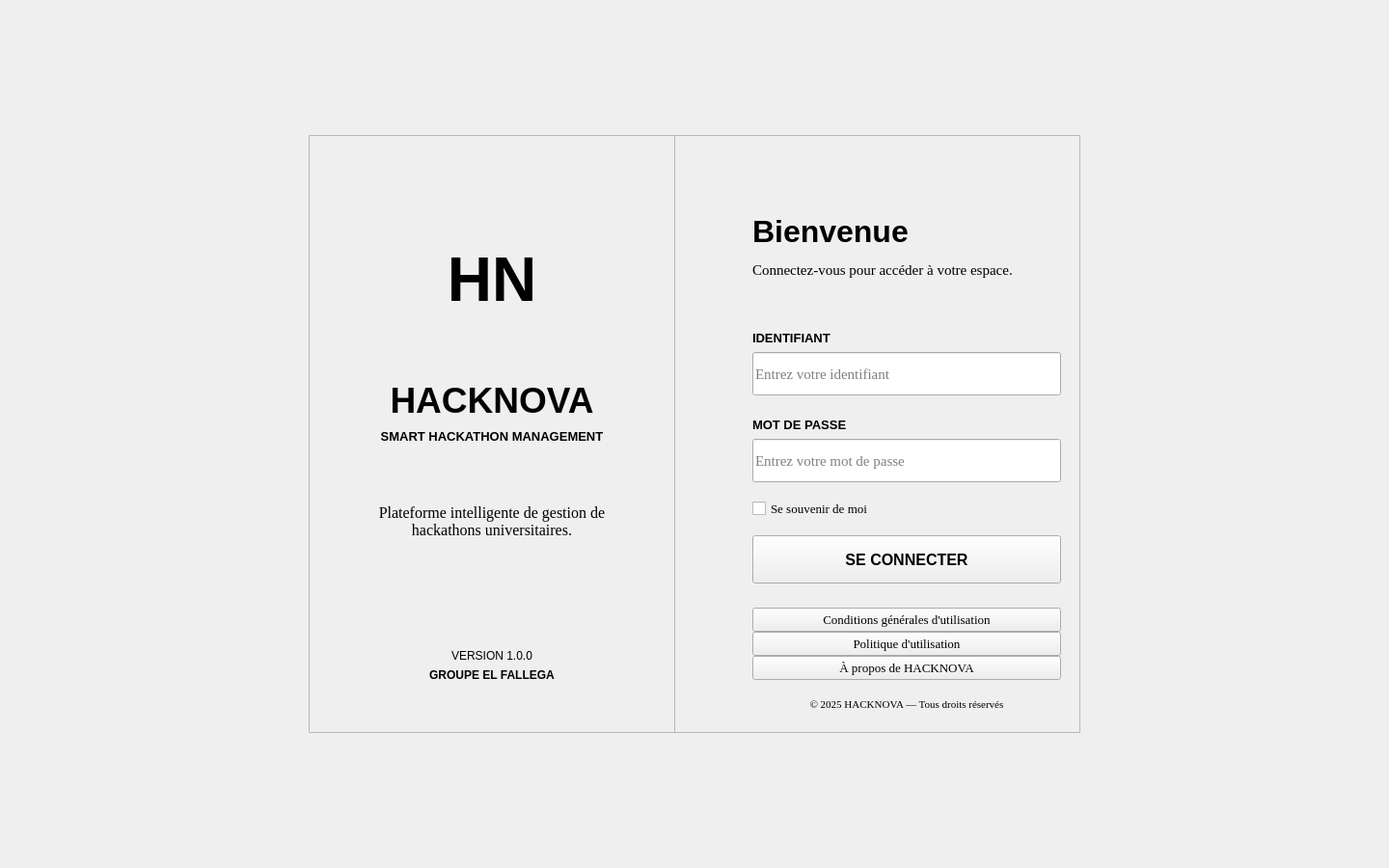
<?xml version="1.0" encoding="UTF-8"?>
<ui version="4.0">
 <class>integration</class>
 <widget class="QMainWindow" name="integration">
  <property name="geometry">
   <rect><x>0</x><y>0</y><width>1440</width><height>900</height></rect>
  </property>
  <property name="minimumSize">
   <size><width>1280</width><height>720</height></size>
  </property>
  <property name="windowTitle">
   <string>HACKNOVA — Smart Hackathon Management</string>
  </property>
  <widget class="QWidget" name="centralWidget">
   <widget class="QStackedWidget" name="stackedWidget">
    <property name="geometry">
     <rect><x>0</x><y>0</y><width>1440</width><height>900</height></rect>
    </property>
    <property name="currentIndex"><number>0</number></property>

    <widget class="QWidget" name="pageLogin">
     <widget class="QFrame" name="frameLoginCard">
      <property name="geometry">
       <rect><x>320</x><y>140</y><width>800</width><height>620</height></rect>
      </property>
      <property name="frameShape"><enum>QFrame::Shape::StyledPanel</enum></property>
      <property name="frameShadow"><enum>QFrame::Shadow::Raised</enum></property>
     </widget>
     <widget class="QFrame" name="frameLoginBrand">
      <property name="geometry">
       <rect><x>320</x><y>140</y><width>380</width><height>620</height></rect>
      </property>
      <property name="frameShape"><enum>QFrame::Shape::StyledPanel</enum></property>
      <property name="frameShadow"><enum>QFrame::Shadow::Raised</enum></property>
     </widget>
     <widget class="QLabel" name="labelLoginLogo">
      <property name="geometry">
       <rect><x>440</x><y>220</y><width>140</width><height>140</height></rect>
      </property>
      <property name="font">
       <font><family>Arial</family><pointsize>48</pointsize><bold>true</bold></font>
      </property>
      <property name="text"><string>HN</string></property>
      <property name="alignment"><set>Qt::AlignmentFlag::AlignCenter</set></property>
     </widget>
     <widget class="QLabel" name="labelLoginBrandTitle">
      <property name="geometry">
       <rect><x>340</x><y>390</y><width>340</width><height>50</height></rect>
      </property>
      <property name="font">
       <font><family>Arial</family><pointsize>28</pointsize><bold>true</bold></font>
      </property>
      <property name="text"><string>HACKNOVA</string></property>
      <property name="alignment"><set>Qt::AlignmentFlag::AlignCenter</set></property>
     </widget>
     <widget class="QLabel" name="labelLoginBrandSub">
      <property name="geometry">
       <rect><x>340</x><y>440</y><width>340</width><height>25</height></rect>
      </property>
      <property name="font">
       <font><family>Arial</family><pointsize>10</pointsize><bold>true</bold></font>
      </property>
      <property name="text"><string>SMART HACKATHON MANAGEMENT</string></property>
      <property name="alignment"><set>Qt::AlignmentFlag::AlignCenter</set></property>
     </widget>
     <widget class="QLabel" name="labelLoginBrandSlogan">
      <property name="geometry">
       <rect><x>360</x><y>500</y><width>300</width><height>80</height></rect>
      </property>
      <property name="font">
       <font><family>Times New Roman</family><pointsize>12</pointsize></font>
      </property>
      <property name="text">
       <string>Plateforme intelligente de gestion de hackathons universitaires.</string>
      </property>
      <property name="alignment"><set>Qt::AlignmentFlag::AlignCenter</set></property>
      <property name="wordWrap"><bool>true</bool></property>
     </widget>
     <widget class="QLabel" name="labelLoginBrandVersion">
      <property name="geometry">
       <rect><x>420</x><y>670</y><width>180</width><height>20</height></rect>
      </property>
      <property name="font">
       <font><family>Arial</family><pointsize>9</pointsize></font>
      </property>
      <property name="text"><string>VERSION 1.0.0</string></property>
      <property name="alignment"><set>Qt::AlignmentFlag::AlignCenter</set></property>
     </widget>
     <widget class="QLabel" name="labelLoginBrandTeam">
      <property name="geometry">
       <rect><x>420</x><y>690</y><width>180</width><height>20</height></rect>
      </property>
      <property name="font">
       <font><family>Arial</family><pointsize>9</pointsize><bold>true</bold></font>
      </property>
      <property name="text"><string>GROUPE EL FALLEGA</string></property>
      <property name="alignment"><set>Qt::AlignmentFlag::AlignCenter</set></property>
     </widget>
     <widget class="QLabel" name="labelLoginTitle">
      <property name="geometry">
       <rect><x>780</x><y>220</y><width>280</width><height>40</height></rect>
      </property>
      <property name="font">
       <font><family>Arial</family><pointsize>24</pointsize><bold>true</bold></font>
      </property>
      <property name="text"><string>Bienvenue</string></property>
     </widget>
     <widget class="QLabel" name="labelLoginSub">
      <property name="geometry">
       <rect><x>780</x><y>265</y><width>320</width><height>30</height></rect>
      </property>
      <property name="font">
       <font><family>Times New Roman</family><pointsize>11</pointsize></font>
      </property>
      <property name="text"><string>Connectez-vous pour accéder à votre espace.</string></property>
      <property name="wordWrap"><bool>true</bool></property>
     </widget>
     <widget class="QLabel" name="labelLoginField">
      <property name="geometry">
       <rect><x>780</x><y>340</y><width>200</width><height>20</height></rect>
      </property>
      <property name="font">
       <font><family>Arial</family><pointsize>10</pointsize><bold>true</bold></font>
      </property>
      <property name="text"><string>IDENTIFIANT</string></property>
     </widget>
     <widget class="QLineEdit" name="lineEditIdentifiant">
      <property name="geometry">
       <rect><x>780</x><y>365</y><width>320</width><height>45</height></rect>
      </property>
      <property name="font">
       <font><family>Times New Roman</family><pointsize>11</pointsize></font>
      </property>
      <property name="placeholderText"><string>Entrez votre identifiant</string></property>
     </widget>
     <widget class="QLabel" name="labelLoginField2">
      <property name="geometry">
       <rect><x>780</x><y>430</y><width>200</width><height>20</height></rect>
      </property>
      <property name="font">
       <font><family>Arial</family><pointsize>10</pointsize><bold>true</bold></font>
      </property>
      <property name="text"><string>MOT DE PASSE</string></property>
     </widget>
     <widget class="QLineEdit" name="lineEditMotDePasse">
      <property name="geometry">
       <rect><x>780</x><y>455</y><width>320</width><height>45</height></rect>
      </property>
      <property name="font">
       <font><family>Times New Roman</family><pointsize>11</pointsize></font>
      </property>
      <property name="echoMode"><enum>QLineEdit::EchoMode::Password</enum></property>
      <property name="placeholderText"><string>Entrez votre mot de passe</string></property>
     </widget>
     <widget class="QCheckBox" name="checkBoxSouvenir">
      <property name="geometry">
       <rect><x>780</x><y>515</y><width>200</width><height>25</height></rect>
      </property>
      <property name="font">
       <font><family>Times New Roman</family><pointsize>10</pointsize></font>
      </property>
      <property name="text"><string>Se souvenir de moi</string></property>
     </widget>
     <widget class="QPushButton" name="pushButtonConnexion">
      <property name="geometry">
       <rect><x>780</x><y>555</y><width>320</width><height>50</height></rect>
      </property>
      <property name="font">
       <font><family>Arial</family><pointsize>12</pointsize><bold>true</bold></font>
      </property>
      <property name="cursor"><cursorShape>PointingHandCursor</cursorShape></property>
      <property name="text"><string>SE CONNECTER</string></property>
     </widget>
     <widget class="QPushButton" name="pushButtonCGU">
      <property name="geometry">
       <rect><x>780</x><y>630</y><width>320</width><height>25</height></rect>
      </property>
      <property name="font">
       <font><family>Times New Roman</family><pointsize>10</pointsize></font>
      </property>
      <property name="cursor"><cursorShape>PointingHandCursor</cursorShape></property>
      <property name="text"><string>Conditions générales d'utilisation</string></property>
     </widget>
     <widget class="QPushButton" name="pushButtonPolitique">
      <property name="geometry">
       <rect><x>780</x><y>655</y><width>320</width><height>25</height></rect>
      </property>
      <property name="font">
       <font><family>Times New Roman</family><pointsize>10</pointsize></font>
      </property>
      <property name="cursor"><cursorShape>PointingHandCursor</cursorShape></property>
      <property name="text"><string>Politique d'utilisation</string></property>
     </widget>
     <widget class="QPushButton" name="pushButtonAPropos">
      <property name="geometry">
       <rect><x>780</x><y>680</y><width>320</width><height>25</height></rect>
      </property>
      <property name="font">
       <font><family>Times New Roman</family><pointsize>10</pointsize></font>
      </property>
      <property name="cursor"><cursorShape>PointingHandCursor</cursorShape></property>
      <property name="text"><string>À propos de HACKNOVA</string></property>
     </widget>
     <widget class="QLabel" name="labelLoginFooter">
      <property name="geometry">
       <rect><x>780</x><y>720</y><width>320</width><height>20</height></rect>
      </property>
      <property name="font">
       <font><family>Times New Roman</family><pointsize>8</pointsize></font>
      </property>
      <property name="text"><string>© 2025 HACKNOVA — Tous droits réservés</string></property>
      <property name="alignment"><set>Qt::AlignmentFlag::AlignCenter</set></property>
     </widget>
    </widget>

    <widget class="QWidget" name="pageSalles">
     <widget class="QScrollArea" name="scrollSalles">
      <property name="geometry">
       <rect><x>0</x><y>0</y><width>1440</width><height>900</height></rect>
      </property>
      <property name="frameShape"><enum>QFrame::Shape::NoFrame</enum></property>
      <property name="verticalScrollBarPolicy"><enum>Qt::ScrollBarPolicy::ScrollBarAsNeeded</enum></property>
      <property name="horizontalScrollBarPolicy"><enum>Qt::ScrollBarPolicy::ScrollBarAlwaysOff</enum></property>
      <property name="widgetResizable"><bool>false</bool></property>
      <widget class="QWidget" name="scrollSallesContent">
       <property name="geometry">
        <rect><x>0</x><y>0</y><width>1420</width><height>1000</height></rect>
       </property>

       <widget class="QFrame" name="frameNavbar">
        <property name="geometry">
         <rect><x>9</x><y>10</y><width>1401</width><height>76</height></rect>
        </property>
        <property name="frameShape"><enum>QFrame::Shape::StyledPanel</enum></property>
        <property name="frameShadow"><enum>QFrame::Shadow::Raised</enum></property>
        <widget class="QLabel" name="labelNavLogo">
         <property name="geometry">
          <rect><x>10</x><y>10</y><width>61</width><height>61</height></rect>
         </property>
         <property name="font">
          <font><family>Arial</family><pointsize>13</pointsize><bold>true</bold></font>
         </property>
         <property name="text"><string/></property>
         <property name="alignment"><set>Qt::AlignmentFlag::AlignCenter</set></property>
        </widget>
       </widget>
       <widget class="QLabel" name="labelNavBrand">
        <property name="geometry">
         <rect><x>90</x><y>20</y><width>140</width><height>28</height></rect>
        </property>
        <property name="font">
         <font><family>Arial</family><pointsize>13</pointsize><bold>true</bold></font>
        </property>
        <property name="text"><string>HACKNOVA</string></property>
       </widget>
       <widget class="QLabel" name="labelNavSub">
        <property name="geometry">
         <rect><x>90</x><y>50</y><width>140</width><height>18</height></rect>
        </property>
        <property name="font">
         <font><family>Arial</family><pointsize>8</pointsize><bold>true</bold></font>
        </property>
        <property name="text"><string>SMART HACKATHON</string></property>
       </widget>

       <widget class="QPushButton" name="btnDashboard">
        <property name="geometry">
         <rect><x>230</x><y>30</y><width>130</width><height>40</height></rect>
        </property>
        <property name="font">
         <font><family>Arial</family><pointsize>8</pointsize><bold>true</bold></font>
        </property>
        <property name="cursor"><cursorShape>PointingHandCursor</cursorShape></property>
        <property name="text"><string>TABLEAU DE BORD</string></property>
       </widget>
       <widget class="QPushButton" name="btnEmployes">
        <property name="geometry">
         <rect><x>370</x><y>30</y><width>100</width><height>40</height></rect>
        </property>
        <property name="font">
         <font><family>Arial</family><pointsize>8</pointsize><bold>true</bold></font>
        </property>
        <property name="cursor"><cursorShape>PointingHandCursor</cursorShape></property>
        <property name="text"><string>👤 EMPLOYÉS</string></property>
       </widget>
       <widget class="QPushButton" name="btnSalles">
        <property name="geometry">
         <rect><x>480</x><y>30</y><width>100</width><height>40</height></rect>
        </property>
        <property name="font">
         <font><family>Arial</family><pointsize>8</pointsize><bold>true</bold></font>
        </property>
        <property name="cursor"><cursorShape>PointingHandCursor</cursorShape></property>
        <property name="text"><string>🏛 SALLES</string></property>
       </widget>
       <widget class="QPushButton" name="btnEvaluateurs">
        <property name="geometry">
         <rect><x>590</x><y>30</y><width>130</width><height>40</height></rect>
        </property>
        <property name="font">
         <font><family>Arial</family><pointsize>8</pointsize><bold>true</bold></font>
        </property>
        <property name="cursor"><cursorShape>PointingHandCursor</cursorShape></property>
        <property name="text"><string>📊 ÉVALUATEURS</string></property>
       </widget>
       <widget class="QPushButton" name="btnParticipants">
        <property name="geometry">
         <rect><x>730</x><y>30</y><width>130</width><height>40</height></rect>
        </property>
        <property name="font">
         <font><family>Arial</family><pointsize>8</pointsize><bold>true</bold></font>
        </property>
        <property name="cursor"><cursorShape>PointingHandCursor</cursorShape></property>
        <property name="text"><string>👥 PARTICIPANTS</string></property>
       </widget>
       <widget class="QPushButton" name="btnSponsors">
        <property name="geometry">
         <rect><x>870</x><y>30</y><width>110</width><height>40</height></rect>
        </property>
        <property name="font">
         <font><family>Arial</family><pointsize>8</pointsize><bold>true</bold></font>
        </property>
        <property name="cursor"><cursorShape>PointingHandCursor</cursorShape></property>
        <property name="text"><string>🤝 SPONSORS</string></property>
       </widget>
       <widget class="QPushButton" name="btnProjets">
        <property name="geometry">
         <rect><x>990</x><y>30</y><width>100</width><height>40</height></rect>
        </property>
        <property name="font">
         <font><family>Arial</family><pointsize>8</pointsize><bold>true</bold></font>
        </property>
        <property name="cursor"><cursorShape>PointingHandCursor</cursorShape></property>
        <property name="text"><string>💡 PROJETS</string></property>
       </widget>
       <widget class="QPushButton" name="btnNotifications">
        <property name="geometry">
         <rect><x>1100</x><y>30</y><width>110</width><height>40</height></rect>
        </property>
        <property name="font">
         <font><family>Arial</family><pointsize>8</pointsize><bold>true</bold></font>
        </property>
        <property name="cursor"><cursorShape>PointingHandCursor</cursorShape></property>
        <property name="text"><string>NOTIFICATIONS</string></property>
       </widget>
       <widget class="QPushButton" name="btnProfil">
        <property name="geometry">
         <rect><x>1215</x><y>30</y><width>80</width><height>40</height></rect>
        </property>
        <property name="font">
         <font><family>Arial</family><pointsize>8</pointsize><bold>true</bold></font>
        </property>
        <property name="cursor"><cursorShape>PointingHandCursor</cursorShape></property>
        <property name="text"><string>PROFIL</string></property>
       </widget>
       <widget class="QPushButton" name="btnDeconnexion">
        <property name="geometry">
         <rect><x>1300</x><y>30</y><width>101</width><height>40</height></rect>
        </property>
        <property name="font">
         <font><family>Arial</family><pointsize>8</pointsize><bold>true</bold></font>
        </property>
        <property name="cursor"><cursorShape>PointingHandCursor</cursorShape></property>
        <property name="text"><string>DÉCONNEXION</string></property>
       </widget>

       <widget class="QLabel" name="labelTitleSalles">
        <property name="geometry">
         <rect><x>10</x><y>100</y><width>600</width><height>36</height></rect>
        </property>
        <property name="font">
         <font><family>Arial</family><pointsize>18</pointsize><bold>true</bold></font>
        </property>
        <property name="text"><string>🏛 Gestion des salles</string></property>
       </widget>
       <widget class="QLabel" name="labelSubSalles">
        <property name="geometry">
         <rect><x>20</x><y>140</y><width>800</width><height>22</height></rect>
        </property>
        <property name="font">
         <font><family>Times New Roman</family><pointsize>11</pointsize></font>
        </property>
        <property name="text"><string>Planifiez et optimisez les espaces du hackathon</string></property>
       </widget>

       <widget class="QFrame" name="cardFormSalles">
        <property name="geometry">
         <rect><x>10</x><y>170</y><width>1391</width><height>181</height></rect>
        </property>
        <property name="frameShape"><enum>QFrame::Shape::StyledPanel</enum></property>
        <property name="frameShadow"><enum>QFrame::Shadow::Raised</enum></property>
       </widget>
       <widget class="QLabel" name="labelFormTitleSalles">
        <property name="geometry">
         <rect><x>30</x><y>180</y><width>500</width><height>25</height></rect>
        </property>
        <property name="font">
         <font><family>Arial</family><pointsize>13</pointsize><bold>true</bold></font>
        </property>
        <property name="text"><string>Ajouter une salle</string></property>
       </widget>

       <widget class="QLabel" name="lblSalleID">
        <property name="geometry">
         <rect><x>50</x><y>220</y><width>120</width><height>18</height></rect>
        </property>
        <property name="font">
         <font><family>Arial</family><pointsize>9</pointsize><bold>true</bold></font>
        </property>
        <property name="text"><string>ID SALLE</string></property>
       </widget>
       <widget class="QLineEdit" name="lineEditSalleID">
        <property name="geometry">
         <rect><x>40</x><y>240</y><width>150</width><height>40</height></rect>
        </property>
        <property name="readOnly"><bool>true</bool></property>
        <property name="placeholderText"><string>Auto</string></property>
       </widget>

       <widget class="QLabel" name="lblSalleNom">
        <property name="geometry">
         <rect><x>230</x><y>220</y><width>120</width><height>18</height></rect>
        </property>
        <property name="font">
         <font><family>Arial</family><pointsize>9</pointsize><bold>true</bold></font>
        </property>
        <property name="text"><string>NOM SALLE</string></property>
       </widget>
       <widget class="QLineEdit" name="lineEditSalleNom">
        <property name="geometry">
         <rect><x>230</x><y>240</y><width>220</width><height>40</height></rect>
        </property>
        <property name="placeholderText"><string>Nom de la salle</string></property>
       </widget>

       <widget class="QLabel" name="lblSalleCapacite">
        <property name="geometry">
         <rect><x>480</x><y>220</y><width>120</width><height>18</height></rect>
        </property>
        <property name="font">
         <font><family>Arial</family><pointsize>9</pointsize><bold>true</bold></font>
        </property>
        <property name="text"><string>CAPACITÉ</string></property>
       </widget>
       <widget class="QSpinBox" name="spinBoxSalleCapacite">
        <property name="geometry">
         <rect><x>480</x><y>240</y><width>150</width><height>40</height></rect>
        </property>
        <property name="maximum"><number>9999</number></property>
       </widget>

       <widget class="QLabel" name="lblSalleType">
        <property name="geometry">
         <rect><x>660</x><y>220</y><width>140</width><height>18</height></rect>
        </property>
        <property name="font">
         <font><family>Arial</family><pointsize>9</pointsize><bold>true</bold></font>
        </property>
        <property name="text"><string>TYPE SALLE</string></property>
       </widget>
       <widget class="QComboBox" name="comboBoxSalleType">
        <property name="geometry">
         <rect><x>660</x><y>240</y><width>220</width><height>40</height></rect>
        </property>
        <item><property name="text"><string>Salle informatique</string></property></item>
        <item><property name="text"><string>Salle de réunion</string></property></item>
        <item><property name="text"><string>Salle conférence</string></property></item>
        <item><property name="text"><string>Laboratoire</string></property></item>
        <item><property name="text"><string>Autre</string></property></item>
       </widget>

       <widget class="QLabel" name="lblSalleDispo">
        <property name="geometry">
         <rect><x>900</x><y>220</y><width>140</width><height>18</height></rect>
        </property>
        <property name="font">
         <font><family>Arial</family><pointsize>9</pointsize><bold>true</bold></font>
        </property>
        <property name="text"><string>DISPONIBILITÉ</string></property>
       </widget>
       <widget class="QComboBox" name="comboBoxSalleDispo">
        <property name="geometry">
         <rect><x>900</x><y>240</y><width>200</width><height>40</height></rect>
        </property>
        <item><property name="text"><string>Disponible</string></property></item>
        <item><property name="text"><string>Occupée</string></property></item>
        <item><property name="text"><string>Maintenance</string></property></item>
       </widget>

       <widget class="QPushButton" name="btnAjouterSalle">
        <property name="geometry">
         <rect><x>40</x><y>300</y><width>120</width><height>40</height></rect>
        </property>
        <property name="font">
         <font><family>Arial</family><pointsize>10</pointsize><bold>true</bold></font>
        </property>
        <property name="cursor"><cursorShape>PointingHandCursor</cursorShape></property>
        <property name="text"><string>AJOUTER</string></property>
       </widget>
       <widget class="QPushButton" name="btnAnnuler">
        <property name="geometry">
         <rect><x>180</x><y>300</y><width>120</width><height>40</height></rect>
        </property>
        <property name="font">
         <font><family>Arial</family><pointsize>10</pointsize><bold>true</bold></font>
        </property>
        <property name="cursor"><cursorShape>PointingHandCursor</cursorShape></property>
        <property name="text"><string>ANNULER</string></property>
       </widget>

       <widget class="QLineEdit" name="lineEdit_2">
        <property name="geometry">
         <rect><x>10</x><y>360</y><width>351</width><height>51</height></rect>
        </property>
        <property name="placeholderText"><string>Rechercher une salle</string></property>
       </widget>
       <widget class="QPushButton" name="btnRechercherSalle">
        <property name="geometry">
         <rect><x>380</x><y>360</y><width>130</width><height>51</height></rect>
        </property>
        <property name="font">
         <font><family>Arial</family><pointsize>10</pointsize><bold>true</bold></font>
        </property>
        <property name="cursor"><cursorShape>PointingHandCursor</cursorShape></property>
        <property name="text"><string>RECHERCHER</string></property>
       </widget>
       <widget class="QPushButton" name="btnTrierSalle">
        <property name="geometry">
         <rect><x>530</x><y>359</y><width>120</width><height>51</height></rect>
        </property>
        <property name="font">
         <font><family>Arial</family><pointsize>10</pointsize><bold>true</bold></font>
        </property>
        <property name="cursor"><cursorShape>PointingHandCursor</cursorShape></property>
        <property name="text"><string>TRIER</string></property>
       </widget>
       <widget class="QPushButton" name="btnExporterSalle">
        <property name="geometry">
         <rect><x>670</x><y>359</y><width>130</width><height>51</height></rect>
        </property>
        <property name="font">
         <font><family>Arial</family><pointsize>10</pointsize><bold>true</bold></font>
        </property>
        <property name="cursor"><cursorShape>PointingHandCursor</cursorShape></property>
        <property name="text"><string>EXPORTER</string></property>
       </widget>

       <widget class="QFrame" name="cardTableSalles">
        <property name="geometry">
         <rect><x>10</x><y>420</y><width>801</width><height>461</height></rect>
        </property>
        <property name="frameShape"><enum>QFrame::Shape::StyledPanel</enum></property>
        <property name="frameShadow"><enum>QFrame::Shadow::Raised</enum></property>
        <widget class="QTableWidget" name="tableSalles">
         <property name="geometry">
          <rect><x>20</x><y>50</y><width>761</width><height>391</height></rect>
         </property>
         <property name="editTriggers">
          <set>QAbstractItemView::EditTrigger::NoEditTriggers</set>
         </property>
         <property name="selectionBehavior">
          <enum>QAbstractItemView::SelectionBehavior::SelectRows</enum>
         </property>
         <column><property name="text"><string>ID</string></property></column>
         <column><property name="text"><string>Nom</string></property></column>
         <column><property name="text"><string>Capacité</string></property></column>
         <column><property name="text"><string>Type</string></property></column>
         <column><property name="text"><string>Disponibilité</string></property></column>
         <column><property name="text"><string>Action</string></property></column>
        </widget>
        <widget class="QLabel" name="labelTableTitleSalles">
         <property name="geometry">
          <rect><x>20</x><y>10</y><width>500</width><height>25</height></rect>
         </property>
         <property name="font">
          <font><family>Arial</family><pointsize>13</pointsize><bold>true</bold></font>
         </property>
         <property name="text"><string>Liste des salles</string></property>
        </widget>
       </widget>

       <widget class="QFrame" name="frameAffectation_2">
        <property name="geometry">
         <rect><x>830</x><y>420</y><width>571</width><height>220</height></rect>
        </property>
        <property name="frameShape"><enum>QFrame::Shape::Box</enum></property>
        <property name="frameShadow"><enum>QFrame::Shadow::Raised</enum></property>
        <layout class="QVBoxLayout" name="verticalLayout_2">
         <property name="spacing"><number>10</number></property>
         <property name="leftMargin"><number>15</number></property>
         <property name="topMargin"><number>15</number></property>
         <property name="rightMargin"><number>15</number></property>
         <property name="bottomMargin"><number>15</number></property>
         <item>
          <widget class="QLabel" name="lblTitreAffect_2">
           <property name="font">
            <font><pointsize>11</pointsize><bold>true</bold></font>
           </property>
           <property name="text">
            <string>Affectation intelligente des salles · Automatique</string>
           </property>
           <property name="alignment"><set>Qt::AlignmentFlag::AlignCenter</set></property>
          </widget>
         </item>
         <item>
          <widget class="QLabel" name="lblDescAffect_2">
           <property name="text">
            <string>  Proposer la meilleure salle selon l'effectif
  Détecter les conflits de créneaux
  Réaffecter automatiquement en cas de maintenance</string>
           </property>
           <property name="wordWrap"><bool>true</bool></property>
          </widget>
         </item>
         <item>
          <widget class="QFrame" name="frameSaisieAffect_2">
           <property name="frameShape"><enum>QFrame::Shape::Box</enum></property>
           <layout class="QHBoxLayout" name="horizontalLayout_2">
            <item>
             <widget class="QLineEdit" name="leEffectif_2">
              <property name="placeholderText">
               <string>Effectif de l'équipe (ex. 6)</string>
              </property>
             </widget>
            </item>
            <item>
             <widget class="QPushButton" name="btnSuggerer_2">
              <property name="text"><string>Suggérer</string></property>
             </widget>
            </item>
           </layout>
          </widget>
         </item>
        </layout>
       </widget>

       <widget class="QFrame" name="frameQR_4">
        <property name="geometry">
         <rect><x>830</x><y>650</y><width>571</width><height>220</height></rect>
        </property>
        <property name="frameShape"><enum>QFrame::Shape::Box</enum></property>
        <property name="frameShadow"><enum>QFrame::Shadow::Raised</enum></property>
        <layout class="QVBoxLayout" name="verticalLayout_5">
         <property name="spacing"><number>10</number></property>
         <property name="leftMargin"><number>15</number></property>
         <property name="topMargin"><number>15</number></property>
         <property name="rightMargin"><number>15</number></property>
         <property name="bottomMargin"><number>15</number></property>
         <item>
          <widget class="QLabel" name="lblTitreQR_4">
           <property name="font">
            <font><pointsize>11</pointsize><bold>true</bold></font>
           </property>
           <property name="text">
            <string>QR Code · Accès et présence</string>
           </property>
           <property name="alignment"><set>Qt::AlignmentFlag::AlignCenter</set></property>
          </widget>
         </item>
         <item>
          <widget class="QLabel" name="lblDescQR_4">
           <property name="text">
            <string>Générer le QR code de chaque salle
Vérifier l'accès et la présence des équipes
Suivre l'occupation en temps réel</string>
           </property>
           <property name="wordWrap"><bool>true</bool></property>
          </widget>
         </item>
         <item>
          <widget class="QFrame" name="frameSaisieQR_4">
           <property name="frameShape"><enum>QFrame::Shape::Box</enum></property>
           <layout class="QHBoxLayout" name="horizontalLayout_5">
            <item>
             <widget class="QLineEdit" name="leCodeQR_4">
              <property name="placeholderText">
               <string>Scannez ou saisissez le code</string>
              </property>
             </widget>
            </item>
            <item>
             <widget class="QPushButton" name="btnValiderQR_4">
              <property name="text"><string>Valider</string></property>
             </widget>
            </item>
           </layout>
          </widget>
         </item>
        </layout>
       </widget>

       <widget class="QFrame" name="cardStats">
        <property name="geometry">
         <rect><x>830</x><y>200</y><width>571</width><height>210</height></rect>
        </property>
        <property name="frameShape"><enum>QFrame::Shape::Box</enum></property>
        <property name="frameShadow"><enum>QFrame::Shadow::Raised</enum></property>
        <widget class="QLabel" name="labelStatsTitle">
         <property name="geometry">
          <rect><x>15</x><y>8</y><width>400</width><height>25</height></rect>
         </property>
         <property name="font">
          <font><family>Arial</family><pointsize>11</pointsize><bold>true</bold></font>
         </property>
         <property name="text"><string>📊 Statistiques des salles</string></property>
        </widget>
        <widget class="QLabel" name="labelStatutPie">
         <property name="geometry">
          <rect><x>10</x><y>35</y><width>240</width><height>170</height></rect>
         </property>
         <property name="text"><string/></property>
        </widget>
        <widget class="QLabel" name="labelRoleBar">
         <property name="geometry">
          <rect><x>255</x><y>35</y><width>305</width><height>170</height></rect>
         </property>
         <property name="text"><string/></property>
        </widget>
       </widget>

       <widget class="QLabel" name="labelFooterSalles">
        <property name="geometry">
         <rect><x>40</x><y>930</y><width>900</width><height>20</height></rect>
        </property>
        <property name="font">
         <font><family>Times New Roman</family><pointsize>9</pointsize></font>
        </property>
        <property name="text">
         <string>HACKNOVA — Smart Hackathon Management — Version 1.0.0</string>
        </property>
       </widget>
      </widget>
     </widget>
    </widget>

   </widget>
  </widget>
 </widget>
 <resources/>
 <connections/>
</ui>
